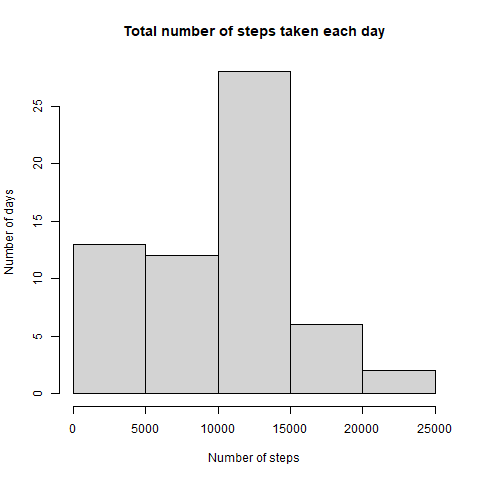

Reproduce this figure in R.
setwd("D:/Akhil/course_era/R/C5/W2")
x <- read.csv("activity.csv")
xx <- x
head(x)

library(dplyr)
y <- group_by(x, date)
means <-  summarise(y, mean(steps))
means[is.na(means)] <- 0

for(i in 1:nrow(x)){
  if(is.na(x$steps[i])){
    xx$steps[i] <- means$`mean(steps)`[means$date == xx$date]
  }
}

library(dplyr)
xx <- group_by(xx, date)
z <- summarise(xx, sum(steps))

png(file = "q7.png")
hist(z$`sum(steps)`,  ylab = "Number of days", xlab = "Number of steps", 
     main = "Total number of steps taken each day")
dev.off()

meannmedian <- summarize(xx, mean(steps), median(steps))
meannmedian